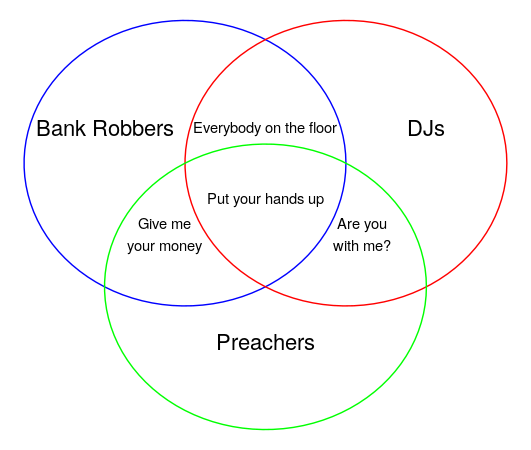

The script that drew this image:
# Tre cirkler

library(ggplot2)

circleFunc <- 
  function(center = c(0,0), diameter = 1, npoints = 200, start = 0, end = 2*pi) {
    tt <- seq(start, end, length.out = npoints)
    data.frame(x = center[1] + diameter / 2 * cos(tt),
               y = center[2] + diameter / 2 * sin(tt))
  }

radius <- 100
c1 <- circleFunc(diameter = radius*2)
c2 <- circleFunc(diameter = radius*2, center = c(radius,0))
c3 <- circleFunc(diameter = radius*2, center = c(radius/2, -sqrt(radius^2-(radius/2)^2)))
p <- ggplot(data = c1, aes(x,y))
p <- p + geom_polygon(fill = "white", color = "blue", alpha=0)
p <- p + geom_polygon(data = c2, aes(x,y),fill = "white", color = "red", alpha=0)
p <- p + geom_polygon(data = c3, aes(x,y),fill = "white", color = "green", alpha=0)
p <- p + theme_void()
p <- p + annotate("text", label = "Bank Robbers", x = -radius/2, y = radius/4, size = 5.8)
p <- p + annotate("text", label = "DJs", x = radius*1.5, y = radius/4, size = 5.8)
p <- p + annotate("text", label = "Preachers", x = radius/2, y = -radius*1.25, size = 5.8)
p <- p + annotate("text", label = "Put your hands up", x = radius/2, y = -radius/4)
p <- p + annotate("text", label = "Give me\nyour money", x = -radius/8, y = -radius/2)
p <- p + annotate("text", label = "Are you\nwith me?", x = radius*1.1, y = -radius/2)
p <- p + annotate("text", label = "Everybody on the floor", x = radius/2, y = radius/4)

p
